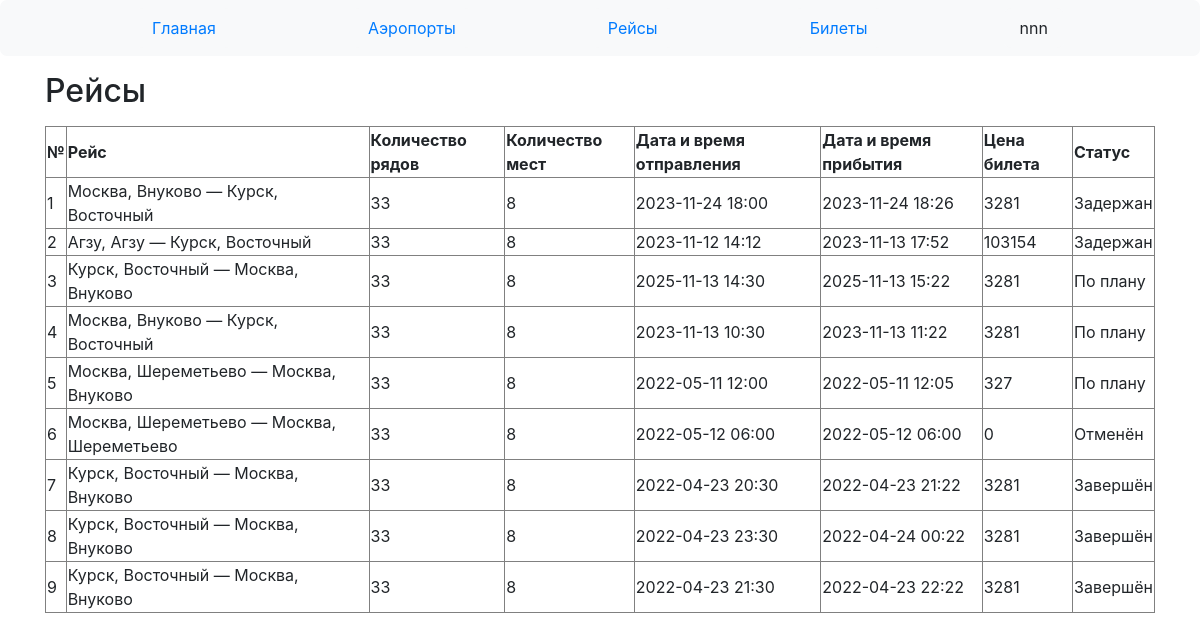
Screenshot of /client/flights (signed in) with the database file from the repository.
### data/users.py (models this page shows, shortened)
class User(SqlAlchemyBase, UserMixin):
    __tablename__ = 'Users'
    id = sa.Column(sa.Integer, primary_key=True, autoincrement=True, unique=True, nullable=False)
    name = sa.Column(sa.String, nullable=False)
    email = sa.Column(sa.String, unique=True, nullable=False)
    hashed_password = sa.Column(sa.String, nullable=False)
    is_manager = sa.Column(sa.Boolean, nullable=False)
    created_date = sa.Column(sa.DateTime, default=datetime.datetime.now, nullable=False)

### data/flights.py (models this page shows)
class Flight(SqlAlchemyBase):
    __tablename__ = 'Flights'
    id = sa.Column(sa.Integer, primary_key=True, autoincrement=True, unique=True, nullable=False)
    dept_airport_id = sa.Column(sa.Integer, sa.ForeignKey('Airports.id'), nullable=False)
    dest_airport_id = sa.Column(sa.Integer, sa.ForeignKey('Airports.id'), nullable=False)
    plane_id = sa.Column(sa.Integer, sa.ForeignKey('Planes.id'), nullable=False)
    dept_datetime = sa.Column(sa.DateTime, nullable=False)
    dest_datetime = sa.Column(sa.DateTime, nullable=False)
    price = sa.Column(sa.Integer, nullable=False)
    status_id = sa.Column(sa.Integer, sa.ForeignKey('Statuses.id'), nullable=False)

### data/airports.py (models this page shows)
class Airport(SqlAlchemyBase):
    __tablename__ = 'Airports'
    id = sa.Column(sa.Integer, primary_key=True, autoincrement=True, unique=True, nullable=False)
    name = sa.Column(sa.String, nullable=False)
    city = sa.Column(sa.String, nullable=False)

### data/planes.py (models this page shows)
class Plane(SqlAlchemyBase):
    __tablename__ = 'Planes'
    id = sa.Column(sa.Integer, primary_key=True, autoincrement=True, unique=True, nullable=False)
    name = sa.Column(sa.String, unique=True, nullable=False)
    rows_num = sa.Column(sa.Integer, nullable=False)
    columns_num = sa.Column(sa.Integer, nullable=False)
    flight_cost_per_1000_km = sa.Column(sa.Integer, nullable=False)
    average_speed = sa.Column(sa.Integer, nullable=False)

### data/statuses.py (models this page shows)
class Status(SqlAlchemyBase):
    __tablename__ = 'Statuses'
    id = sa.Column(sa.Integer, primary_key=True, autoincrement=True, unique=True, nullable=False)
    name = sa.Column(sa.String, unique=True, nullable=False)

### main.py (the view)
@app.route('/client/flights')
def client_flights():
    update_flights_status()
    db_sess = db_session.create_session()
    update_flights_status()
    return render_template('client_flights.html',
                           dept_airports=db_sess.query(airports.Airport)
                           .join(flights.Flight, flights.Flight.dept_airport_id == airports.Airport.id),
                           dest_airports=db_sess.query(airports.Airport)
                           .join(flights.Flight, flights.Flight.dest_airport_id == airports.Airport.id),
                           table=db_sess.query(flights.Flight, planes.Plane, statuses.Status).filter(
                               flights.Flight.plane_id == planes.Plane.id,
                               flights.Flight.status_id == statuses.Status.id))

### data/db_session.py (called while the page is built)
def create_session() -> Session:
    global __factory
    return __factory()

### main.py (called while the page is built)
def update_flights_status():
    ZERO_TD = datetime.timedelta(minutes=0)
    BOARDING_TD = datetime.timedelta(minutes=40)
    db_sess = db_session.create_session()
    now = datetime.datetime.now()
    status_query = db_sess.query(statuses.Status)
    for flight, status in db_sess.query(flights.Flight, statuses.Status).filter(
            flights.Flight.status_id == statuses.Status.id).all():
        if status.name in ('Отменён', 'Завершён'):
            continue
        if flight.dest_datetime < now:
            flight.status_id = status_query.filter(statuses.Status.name == 'Завершён').first().id
        elif ZERO_TD < flight.dept_datetime - now < BOARDING_TD:
            flight.status_id = status_query.filter(statuses.Status.name == 'Посадка').first().id
    db_sess.commit()

@login_manager.user_loader
def load_user(user_id):
    db_sess = db_session.create_session()
    return db_sess.query(User).get(user_id)

### templates/client_flights.html (shortened to what this page needs)
{% extends "base_client.html" %}
{% block content %}
<p><h2>Рейсы</h2><p>
    <table border="">
        <tr>
            <td><b>№</b></td>
            <td><b>Рейс</b></td>
            <td><b>Количество рядов</b></td>
            <td><b>Количество мест</b></td>
            <td><b>Дата и время отправления</b></td>
            <td><b>Дата и время прибытия</b></td>
            <td><b>Цена билета</b></td>
            <td><b>Статус</b></td>
        </tr>
        {% for flight, plane, status in table.all() %}
        <tr>
            {% set i = loop.index0 %}
            <td>{{ flight.id }}</td>
            <td>{{ dept_airports[i].city }}, {{ dept_airports[i].name }} —
                {{ dest_airports[i].city }}, {{ dest_airports[i].name }}</td>
            <td>{{ plane.rows_num }}</td>
            <td>{{ plane.columns_num }}</td>
            <td>{{ ':'.join(flight.dept_datetime.__str__().split(':')[:-1]) }}</td>
            <td>{{ ':'.join(flight.dest_datetime.__str__().split(':')[:-1]) }}</td>
            <td>{{ flight.price }}</td>
            <td>{{ status.name }}</td>
        </tr>
        {% endfor %}
    </table>
{% endblock %}

### templates/base.html (shortened to what this page needs)
<!doctype html>
<html lang="en">
<head>
    <link rel="stylesheet"
          href="https://stackpath.bootstrapcdn.com/bootstrap/4.4.1/css/bootstrap.min.css"
>
</head>
<body>
<header>
    <nav class="navbar navbar-light bg-light">
        {% if current_user.is_authenticated %}
            {% block header %}{% endblock %}
            <div class="dropdown navbar navbar-light bg-light">
                <a class="dropbtn">{{ current_user.name }}</a>
            </div>
        {% endif %}
    </nav>
</header>
<main role="main" class="container">
    {% block content %}{% endblock %}
</main>
</body>
</html>

### templates/base.html (style rules this page uses)
.navbar { margin-left: 0; margin-right: 0; display: flex; justify-content: space-evenly; border-radius: 7px; }
.dropdown { display: inline-block; }

### rows the page displays
User: name "nnn"
Flight: id "1", rows_num "33", columns_num "8", dept_datetime "2023-11-24 18:00", dest_datetime "2023-11-24 18:26", price "3281", name "Задержан"
Airport: city "Москва", name "Внуково"
Airport: city "Курск", name "Восточный"
Flight: id "2", rows_num "33", columns_num "8", dept_datetime "2023-11-12 14:12", dest_datetime "2023-11-13 17:52", price "103154", name "Задержан"
Airport: city "Агзу", name "Агзу"
Flight: id "3", rows_num "33", columns_num "8", dept_datetime "2025-11-13 14:30", dest_datetime "2025-11-13 15:22", price "3281", name "По плану"
Flight: id "4", rows_num "33", columns_num "8", dept_datetime "2023-11-13 10:30", dest_datetime "2023-11-13 11:22", price "3281", name "По плану"
Flight: id "5", rows_num "33", columns_num "8", dept_datetime "2022-05-11 12:00", dest_datetime "2022-05-11 12:05", price "327", name "По плану"
Airport: city "Москва", name "Шереметьево"
Flight: id "6", rows_num "33", columns_num "8", dept_datetime "2022-05-12 06:00", dest_datetime "2022-05-12 06:00", price "0", name "Отменён"
Flight: id "7", rows_num "33", columns_num "8", dept_datetime "2022-04-23 20:30", dest_datetime "2022-04-23 21:22", price "3281", name "Завершён"
Flight: id "8", rows_num "33", columns_num "8", dept_datetime "2022-04-23 23:30", dest_datetime "2022-04-24 00:22", price "3281", name "Завершён"
Flight: id "9", rows_num "33", columns_num "8", dept_datetime "2022-04-23 21:30", dest_datetime "2022-04-23 22:22", price "3281", name "Завершён"
